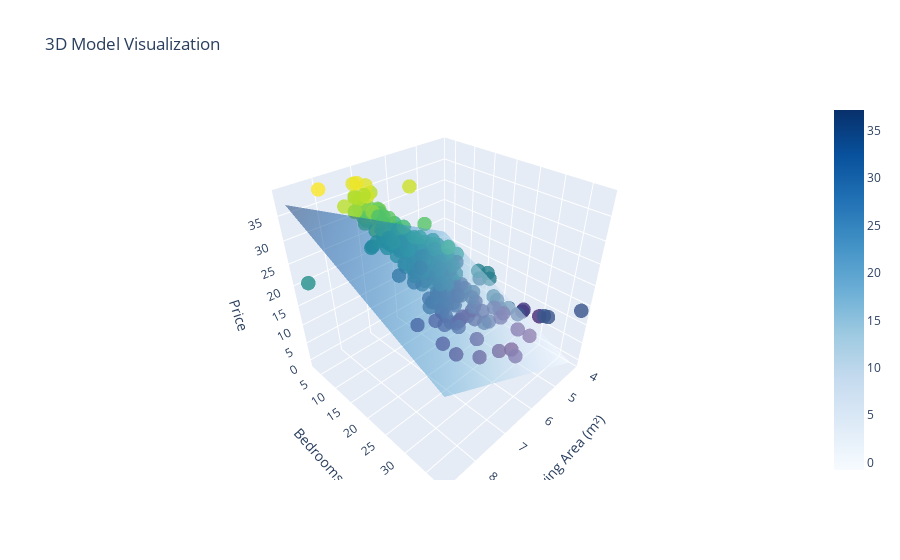

This figure's notebook cell:
### Code cell
visualize_model_3D(X1, X2, Y_train, bias, weights, 40)

### Figure 1 — Plotly figure (JSON) as saved in the notebook; plotly's stock layout.template omitted (floating-point values rounded to 4 significant figures; data arrays with more than 128 entries replaced by an {"elided": "..."} marker saying what was removed)
{"data": [{"marker": {"color": {"elided": "278 float values"}, "colorscale": [[0, "#440154"], [0.1111, "#482878"], [0.2222, "#3e4989"], [0.3333, "#31688e"], [0.4444, "#26828e"], [0.5556, "#1f9e89"], [0.6667, "#35b779"], [0.7778, "#6ece58"], [0.8889, "#b5de2b"], [1, "#fde725"]], "opacity": 0.8, "size": 5}, "mode": "markers", "name": "Data", "type": "scatter3d", "x": {"elided": "278 float values"}, "y": {"elided": "278 float values"}, "z": {"elided": "278 float values"}}, {"colorscale": [[0, "rgb(247,251,255)"], [0.125, "rgb(222,235,247)"], [0.25, "rgb(198,219,239)"], [0.375, "rgb(158,202,225)"], [0.5, "rgb(107,174,214)"], [0.625, "rgb(66,146,198)"], [0.75, "rgb(33,113,181)"], [0.875, "rgb(8,81,156)"], [1, "rgb(8,48,107)"]], "name": "Model Surface", "opacity": 0.5, "type": "surface", "x": {"elided": "40x40 float values"}, "y": {"elided": "40x40 float values"}, "z": {"elided": "40x40 float values"}}], "layout": {"scene": {"xaxis": {"title": {"text": "Living Area (m²)"}}, "yaxis": {"title": {"text": "Bedrooms"}}, "zaxis": {"title": {"text": "Price"}}}, "title": {"text": "3D Model Visualization"}}}
